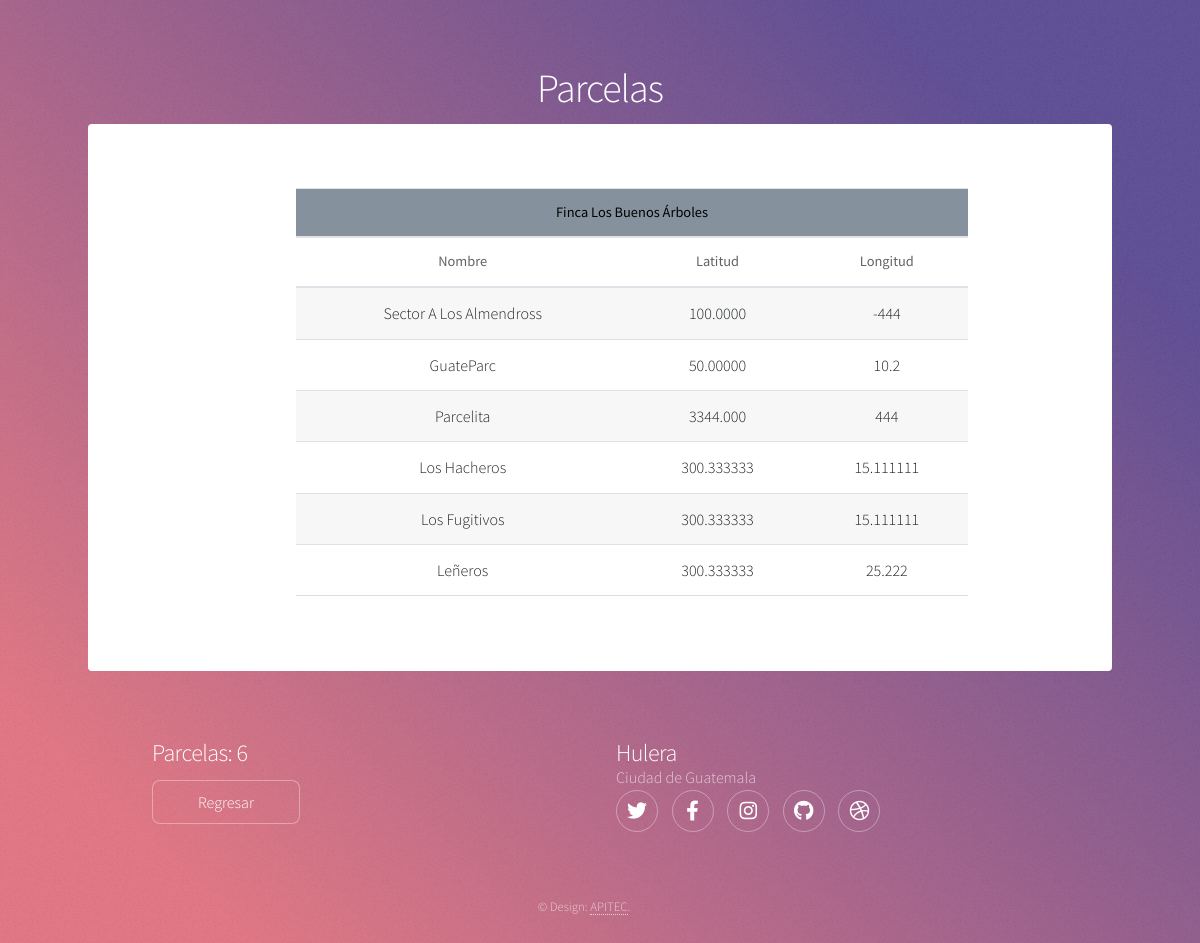
Screenshot of /estate/detail-plot-land/1/ with the database file from the repository.
### estate/models.py (models this page shows, shortened)
class Land(models.Model):
    name = models.CharField(max_length=100)
    country = models.CharField(max_length=100)
    region = models.CharField(max_length=100)

class Plot(models.Model):
    land = models.ForeignKey(Land, on_delete=models.CASCADE)
    name = models.CharField(max_length=100)
    latitude = models.CharField(max_length=100)
    length = models.CharField(max_length=100)

### estate/views.py (the view)
# urls.py: path('detail-plot-land/<int:user_pk>/', views.detail_plot_land, name='detail-plot-land'),
def detail_plot_land(request, user_pk):
    template = 'estate/detail_plot_land.html'
    n_land = Land.objects.all()
    num_plots = Plot.objects.count()
    plots = []
    for land_plot in n_land:
        plots.append({
            'plots': Plot.objects.filter(land=land_plot.pk),
            'land_name': land_plot.name,
        })
    return render(request, template, {'plots': plots, 'plots_num': num_plots, 'plot_pk': user_pk})

### estate/templates/estate/detail_plot_land.html (shortened to what this page needs)
<!DOCTYPE HTML>
{% load static %}
<html>
	<head>
        <link rel="stylesheet" href="https://stackpath.bootstrapcdn.com/bootstrap/4.3.1/css/bootstrap.min.css">
		<link rel="stylesheet" href="{% static 'assets/css/main.css' %}" />
	</head>
	<body class="is-preload">
			<div id="wrapper">
					<header id="header">
						<h1>Parcelas</h1>
					</header>
					<div id="main">
                        {% for plot in plots %}
							<section id="content" class="main">
                                <table class="table table-striped" style="width: 75%; align-items: center; margin-left: 9em;">
                                  <thead>
                                    <tr style="background-color: #85929E;">
                                      <th colspan="4" scope="col" style="text-align: center; color: black;">{{ plot.land_name }}</th>
                                    </tr>
                                    <tr>
                                        <th>Nombre</th>
                                        <th>Latitud</th>
                                        <th>Longitud</th>
                                    </tr>
                                  </thead>
                                  <tbody>
                           {% if plot.plots %}
                                {% for plot_land in plot.plots %}
                                    <tr>
                                      <td>{{ plot_land.name }}</td>
                                      <td>{{ plot_land.latitude }}</td>
                                      <td>{{ plot_land.length }}</td>
                                    </tr>
                                  {% endfor %}
							{% endif %}
                                  </tbody>
                                </table>
                                <br>
                            </section>
                        {% endfor %}
					</div>
					<footer id="footer">
						<section>
							<h2>Parcelas: {{ plots_num }}</h2>
							<ul class="actions">
                                <br><li><a href="{% url 'estate:index' plot_pk %}" class="button" style="margin-top: 1em;">Regresar</a></li>
                            </ul>
						</section>
						<section>
							<h2>Hulera</h2>
								<dd>Ciudad de Guatemala</dd>
							<ul class="icons">
								<li><a href="#" class="icon brands fa-twitter alt"><span class="label">Twitter</span></a></li>
								<li><a href="#" class="icon brands fa-facebook-f alt"><span class="label">Facebook</span></a></li>
								<li><a href="#" class="icon brands fa-instagram alt"><span class="label">Instagram</span></a></li>
								<li><a href="#" class="icon brands fa-github alt"><span class="label">GitHub</span></a></li>
								<li><a href="#" class="icon brands fa-dribbble alt"><span class="label">Dribbble</span></a></li>
							</ul>
						</section>
						<p class="copyright">&copy; Design: <a href="http://apitec.io/" target="_blank">APITEC</a>.</p>
					</footer>
			</div>
	</body>
</html>

### estate/templates/estate/detail_plot_land.html (style rules this page uses)
th, td { text-align: center !important; }

### rows the page displays
Land: land_name "Finca Los Buenos Árboles"
Plot: name "Sector A Los Almendross", latitude "100.0000", length "-444"
Plot: name "GuateParc", latitude "50.00000", length "10.2"
Plot: name "Parcelita", latitude "3344.000", length "444"
Plot: name "Los Hacheros", latitude "300.333333", length "15.111111"
Plot: name "Los Fugitivos", latitude "300.333333", length "15.111111"
Plot: name "Leñeros", latitude "300.333333", length "25.222"

### other values shown
{{ plots_num }} "6"
